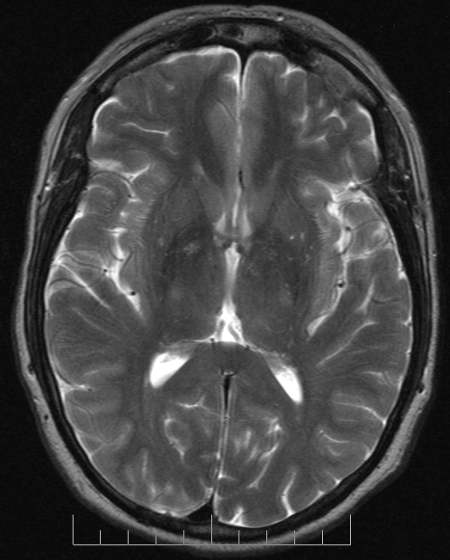
%> input picture code/XH201202/MRI_T2_Brain_axial_image.png, 900 x 1119 px (shown at 1/2 size)
$ octave mainScript2.m   (GNU Octave 9; MATLAB toolbox functions it lacks are replaced by stand-ins)
%> lines starting %> are read from the running program, lines starting %| are printed output that depends on the picture
### code/XH201202/createObject.m
function W = createObject(sampleName, WSz)
%> called with sampleName = 'Brain', WSz = [256 256]
%Create a sampleName object W
%Inputs:
% sampleName:   the name that specifies a sample, default 'Phantom", not case-sensitive
% WSz:          size of W, 2D array [Ny, Nx].
%Output:
% W:            object volume of size [Ny, Nx]
%
% 2018.08.17:   XH refactored from script to function
% 2018.08.20:   XH refactored to eliminate duplcated inputs WSz and WSz(1), moved x, y and omega out of this function
% 2018.11.28:   XH cleaned, and rename to createObject for a general


%%%=========== assign weight matrix for each element in each pixel
% Z: Atomic Numbers of Existing Elements in the object
switch lower(sampleName)
    case {'golosio', 'checkboard'}
        Z = 19;
    case {'phantom', 'brain'}
        Z = 19;
    case 'circle'
        Z = 14;
    otherwise
        error('Unknown Sample Specification: %s!', sampleName)
end


%---------------------------
NumElement = length(Z);
W = zeros(WSz(1), WSz(2), NumElement);
switch lower(sampleName)
    case {'phantom'}
        W = CreateElement_XH(WSz, NumElement);
    case 'brain'
        W0 = imread('MRI_T2_Brain_axial_image.png'); % original source converted to .png:  https://commons.wikimedia.org/wiki/File:MRI_T2_Brain_axial_image.jpg
%> W0 is the input picture: size 1119x900 uint8; min 0, max 255, mean 65.7
        W = resizeWithSameAspectRatio(W0, WSz);
    case 'golosio'
        CreateCircle; % XH: may need rewrite if it is used
    case 'circle'
        [X,Y]=meshgrid(1:WSz(2), 1:WSz(1)); % (1:XMax, 1:YMax)
        center=[WSz(2)/2, WSz(1)/2]; % (center_x, center_y)
        r=20;
        pix = (X-center(1)).^2+(Y-center(2)).^2 <= r^2;%& (X-center(1)).^2+(Y-center(2)).^2>=(r-5).^2; %% circle
        W(pix)=10;
    case 'checkboard'
        W = kron(invhilb(WSz(1)/10)<0, ones(10,10));
        W = repmat(W,[1 1 NumElement]);
    case lower('fakeRod')
        CreateRod;  % XH: may need rewrite if it is used
    otherwise
        error('Unknown Sample Specification: %s!', sampleName)
end

assert(all(size(W)==WSz), 'The output size of W do not match the user specified size by WSz!');

% Normalize pixel value to 0 and 1
W(W<0) = 0;
W = W/max(W(:));
%W = W*40;  %TODO: DEBUG % 2018.09.12_Wendy added *40 for a bug of the solver tnbc(), 2018.12.21_make the maximum intensity 1,
% temp fix the problem by scale the data inside the solver by *40.

end


function W = resizeWithSameAspectRatio(W0, WSz)
%> called with WSz = [256 256]
% resize that preserve the image aspect ratio
% 1. If the size of original image W0 is different from user specified size WSz, we resize W0 to WSz using bicubic interpolation
% 2. However, if the aspect ratio of WOrig is different from WSz, we pad W0 with repeated boundry to achieve the same ratio before resize

W0Sz = size(W0);
%> W0Sz = [1119 900]

% (1) Check aspect ration, if not much, pad W0
sz1 = round(WSz(1)/WSz(2) * W0Sz(2));
%> sz1 = 900
sz2 = round(WSz(2)/WSz(1) * W0Sz(1));
%> sz2 = 1119
if (W0Sz(1) ~= sz1) ||  (W0Sz(2) ~= sz2) % Compare in both direction to make sure, to avoid strange round effect
    % Aspect ratio different, we pad W0 to new size
    % We can't have both sz1>W0Sz(1) and sz2>W0Sz(2), and can't have both sz1<W0Sz(1) and sz2<W0Sz(2).
    % Hence W0NewSz will be either [W0Sz(1), sz2] or [sz1, W0Sz(2)]
    W0NewSz = max(W0Sz, [sz1, sz2]);  % same as W0NewSz = max([W0Sz(1), sz2], [sz1, W0Sz(2)]); % elementwise maximum
%> W0NewSz = [1119 1119]
    padSz = W0NewSz - W0Sz;  % only one of padSz(1) and padSz(2) is non-zero
%> padSz = [0 219]
    padSzPre = round(padSz/2);
%> padSzPre = [0 110]
    padSzPost = padSz - padSzPre;
%> padSzPost = [0 109]
    W0Pad = padarray(W0, padSzPre, 'replicate','pre');
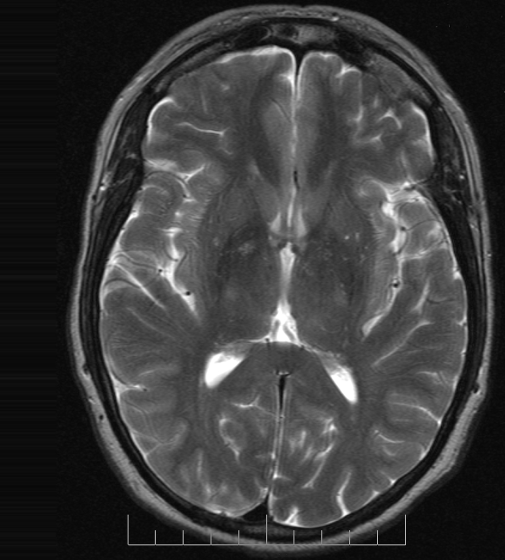
%> W0Pad: size 1119x1010 uint8 (shown at 1/2 size); min 0, max 255, mean 59.9
    W0Pad = padarray(W0Pad, padSzPost, 'replicate','post');
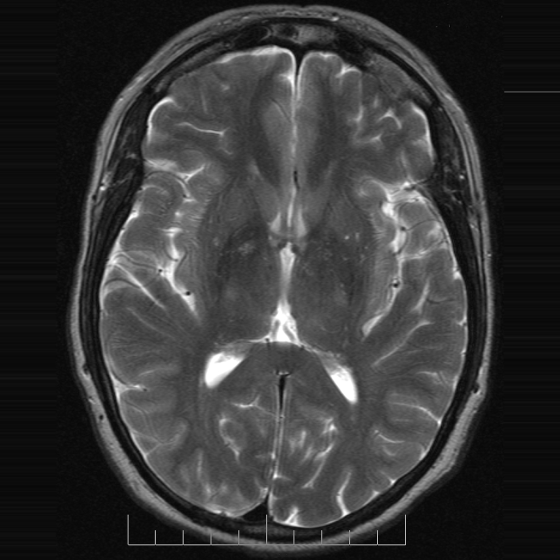
%> W0Pad: size 1119x1119 uint8 (shown at 1/2 size); min 0, max 255, mean 55.2
end

% (2) resize W0 to size of WSz
W = imresize(double(W0Pad), WSz, 'bicubic'); % convert to double for any
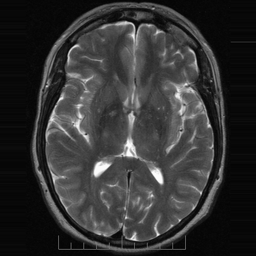
%> W: size 256x256 double; min 3.76, max 259.9, mean 55.2; drawn with min black and max white


end

### code/XH201202/XTM_Tensor_XH.m
function [L, DisR_Simulated] = XTM_Tensor_XH(WSz, NTheta, NTau, drift, W, n_delta, ind_cr)
% todo add W
%%%Simulate XRT of a given object with given detector and beam
% Inputs:
%   WSz:          The sample object size: 2*1 array defines [Ny, Nx]
%   NTheta, NTau: The numberical resolution of Sinogram. We may also use a single variable SSz = [NTheta, NTau] or [NTau, NTheta]%
%   drift:        Optional drift amount of each beam. drift can be following:
%                 (0) drift = [] or 0 or not set, Default to NO drifts.
%                 (1) 1*NTau or NTau*1 array.  Assume drift is the same for all the angles for the same beam
%                 (2) NTheta*1 array. Assume rotation error is the same for all the beams for the same angle
%                 (3) NTheta*NTau. Assume there is a drift for each angle and each scan beam position.
%   W:            The optional sample object Ny*Nx image. We don't need W to generate the forward model L, but need it to
%                 generate DisR_Simulated and show the plots
%   n_delta:      controls center of rotation errors, default is 0 where there is no error.
%   ind_cr:       controls center of rotation errors, default set to 1 where there is no error
% Output:
%   L:             the forward model from sample object to tomography
%   DisR_Simulated:
%
% 2018.09.04:   XH replaced nTau+1 --> NTau (strange and easily confused with the +1), NTheta ---> NTheta
% 2018.11.30:   XH moved generate object function out, As we may scan multiple times with different drift for the same object.
% 2018.12.07:   XH made the code much faster! Speed up of x3.4 times for middle scale problem and maybe more for larger problems.
%               For example, old code takes 25.4 seconds, new code takes 7.5 seconds for WSz = [100, 100]; NTheta = 90; NTau = 144;
%               Old code called almost NTheta*NTau times of:  L(sub2ind([NTheta,NTau],n,i), currentInd) = Lvec;% /sum(Lvec);
%               Each time, matlab may need to keep reallocate memory for L matrix because the number of nonzeros are changing.
%               New cold: just assemable sparse matrix once in the end:  L = sparse(i,j,s,m,n);
% 2020.01~03:   XH changed to code to handle both NTau*1 beam only drift (old) and NTheta*NTau drift (new)

% ind_cr = 2 means have cor drift, otherwise (=1), no cor drift
% n_delta,  controls center of rotation errors, only uses 2*numThetan for each beam have center of rotation erros
% ind_scan = 2 means have beam drift, otherwise (=1), no beam drift
%
if ~exist('drift', 'var') || isempty(drift) || (numel(drift)==1 && drift == 0)
    %drift = zeros(NTau, 1);
    drift = zeros(NTheta, NTau);
elseif all(size(drift) == [NTheta, 1])
    % only NTheta*1 rotation error, repmat to NTheta*NTau
    drift = repmat(drift, 1, NTau);
elseif any(size(drift)) == 1 && numel(drift) == NTau
    % only beam drift, repmat to NTheta*NTau.
    % drift size NTau*1 or 1*NTau, But if it is NTau*1, assume NTau ~= NTetha to avoid ambiguity of NTheta*1 rotation error
    drift = repmat(drift(:)', NTheta, 1);
else
    assert(all(size(drift)==[NTheta, NTau]), 'The given size of drift should be either [NTetha, NTau] or [NTau, 1] or [1, NTau]!');
end

if ~exist('W', 'var') || isempty(W)
    isWDefined = 0;
else
    isWDefined = 1;
    assert(all(size(W)==WSz), 'The given size and the actual size of sample object does not match!');
end

if ~exist('n_delta', 'var') || isempty(n_delta)
    n_delta = 0;
end
if(~exist('ind_cr','var'))
    ind_cr=1;
end

% user options to display scan results related to a given sample W
plotDisBeam =  0;  % display beam movement
plotRotation = 0;  % display and debug for COR drift?
if ~isWDefined
    % force no display when W is not given
    plotDisBeam = 0;
    plotRotation = 0;
end
if(plotDisBeam || plotRotation)
    figure(9999); clf;
end


more off;
% physical unit of object
Tol = 1e-2; % ??
omega = [-1,  1,  -WSz(1)/WSz(2),  WSz(1)/WSz(2)].*Tol; %omega = [-1     1    -1     1].*Tol; % XH: [xMin, xMax yMin yMax] in physical unit
dxdy = [(omega(2)-omega(1))/WSz(2) (omega(4)-omega(3))/WSz(1)]; % pixel size for [x,y] in physical unit? dx/dy
assert( abs(dxdy(1)/dxdy(2)-1) < eps, 'Currently we need to assume object has square pixel size dx = dy!');

% set delta_d0, delta0: the center of rotaion (COR) drift: error, default no error, so set delta_d0, delta0 to all zero
[delta_d0, delta0] = getCORDrift(n_delta, ind_cr, WSz, NTheta, dxdy);

% Setup the beam source and Detector
[Theta, SourceKnot0, DetKnot0] = Define_Detector_Beam_Gaussian_XH(omega, dxdy, delta_d0, NTheta, NTau);

%%==============================================================
NonEmptyBeam=[];

xbox=[omega(1) omega(1) omega(2) omega(2) omega(1)];  % XH: [xMin xMin xMax xMax xMin], xbox & ybox defined clockwise trasveral order from bottom-left corner
ybox=[omega(3) omega(4) omega(4) omega(3) omega(3)];  % XH: [yMin yMax yMax yMin yMin]

% Discretize the whole image space and get the boundary coordinates of WSz(2)*WSz(1) pixels
x = linspace(omega(1), omega(2), WSz(2)+1);  % linspace(xMin, xMax, Nx+1)
y = linspace(omega(3), omega(4), WSz(1)+1);

ii = []; jj = []; vv = [];  % XH: L = sparse(ii,jj,vv, NTheta*NTau, prod(WSz)) generates a sparse matrix L of size NTheta*NTau by prod(WSz) from the triplets ii, jj, and vv such that L(ii(k),jj(k)) = vv(k).

SourceKnot0_drifted = SourceKnot0;
DetKnot0_drifted = DetKnot0;
% XH: found a bug for 90 degree
for n=1:NTheta
    SourceKnot0_drifted(:,2) = SourceKnot0(:,2) + drift(n, :)'*dxdy(1);
    DetKnot0_drifted(:,2) = DetKnot0(:,2) + drift(n, :)'*dxdy(1);

    if (n==30 || n==31)
        1; % XH: found a bug for 90 degree when NTheta=60, n=31
    end
    theta = Theta(n); % current angle in radians
    thetaD = theta*180/pi; % current angle in degrees
    disp_N = 10;
    if(mod(n, disp_N)==0)
        if n == disp_N % first
            fprintf(1,'------Total angular samples/degree %d/180%c, current sample#/degree', NTheta, char(176));
        end
        fprintf(1,', %d/%d%c', n, thetaD, char(176));
        if n + disp_N > NTheta  % last
            fprintf(1, '\n');
        end
    end
    % rotate clockwise by theta (i.e. counter-clockwise by -theta), plus error delta0 (drift of center of rotation) which is 0 for XH
    TransMatrix = full([cos(theta), sin(theta), delta0(n,1)-cos(theta)*delta0(n,1)-sin(theta)*delta0(n,2); ...
                        -sin(theta), cos(theta), delta0(n,2)+sin(theta)*delta0(n,1)-cos(theta)*delta0(n,2);...
                        0 0 1]);
    DetKnot = TransMatrix*[DetKnot0_drifted'; ones(1,size(DetKnot0_drifted,1))];
    DetKnot = DetKnot(1:2,:)';
    SourceKnot = TransMatrix*[SourceKnot0_drifted'; ones(1,size(DetKnot0_drifted,1))];
    SourceKnot = SourceKnot(1:2,:)';
    %% =========================================
    if(plotDisBeam)
        hold on;
        imagesc([omega(1),omega(2)]+[0.5, -0.5]*dxdy(1), [omega(3),omega(4)]+[0.5, -0.5]*dxdy(2), W);
        title(sprintf('%.1f%c', thetaD, char(176)));%title(sprintf([num2str(int16(thetaD)),'%c'], char(176)));
        plot(SourceKnot(:,1),SourceKnot(:,2),'r.-',DetKnot(:,1),DetKnot(:,2),'k.-');
        axis equal;
        axis([-1, 1, -1, 1]/2 * sqrt(2)*(max(SourceKnot0_drifted(:,2))-min(SourceKnot0_drifted(:,2))));
        %pause;
        drawnow;
    end
    if(plotRotation)
        output(:,:,:,n) = rotateAround(padarray(W,[ceil(WSz(1)/2),ceil(WSz(1)/2)]),delta0(n,1)/dxdy(1)+WSz(1),delta0(n,2)/dxdy(1)+WSz(1), thetaD);
        % subplot(5,ceil(NTheta/5),n)
        imagesc(sum(output(:,:,:,n),3)); axis xy image; hold on; plot(delta0(n,1)/dxdy(1)+WSz(1),delta0(n,2)/dxdy(1)+WSz(1),'r*');
        hold on;
        set(gca,'xtick',[],'ytick',[]);
        drawnow;
    end
    for i=1:NTau
        %============================= Plot Grid and Current Light Beam =================
        [index, Lvec, linearInd] = IntersectionSet_XH(SourceKnot(i,:), DetKnot(i,:), xbox, ybox, theta, ...
            x, y, omega, WSz, dxdy, Tol);
        %%%%%%%%================================================================
        if(~isempty(index) && norm(Lvec)>0)
            NonEmptyBeam = [NonEmptyBeam, sub2ind([NTheta,NTau],n,i)];
            currentInd = sub2ind(WSz,index(:,2),index(:,1));
            %L(sub2ind([NTheta,NTau],n,i), currentInd) = Lvec;% /sum(Lvec); % Old code! bad
            %XH: todo: fix the array size ii in the beginning. It should be less than NTheta*NTau*WSz? but this speedup is minor
            %as ii, jj, vv are just 1D array and matlab or any modern complier may just use dynamic array allocation technology
            ii = [ii; repmat(sub2ind([NTheta,NTau],n,i), [numel(Lvec), 1])];
            jj = [jj; currentInd];
            vv = [vv; Lvec];
        end
    end

end

L = sparse(ii,jj,vv, NTheta*NTau, prod(WSz)); % generates a sparse matrix L of size NTheta*NTau by prod(WSz) from the triplets ii, jj, and vv such that L(ii(k),jj(k)) = vv(k).

if (nargout == 2)  && isWDefined
    DisR_Simulated = exp(-reshape(L*W(:), NTheta, []));
end

end


function [delta_d0, delta0] = getCORDrift(n_delta, ind_cr, WSz, NTheta, dxdy)
% set delta_d0, delta0: the center of rotaion (COR) drift: error, default no error, so set delta_d0, delta0 to all zero
driftfactor=4; % ??
cor = dxdy(1)*driftfactor/2*(WSz(1)/4-WSz(1)/3);  % XH: about -pixlSz*16.67
cr =[0 0; -cor -cor; -cor cor; cor cor; cor -cor;cor 0;0 cor;-cor 0;0 -cor];  % ??
cr = cr([1 4 6],:);  % XH: ?? why three cor shifts, probably not related to shift drift?

Delta_D = [0,1*cor];
delta_d0 = Delta_D(1);

if(n_delta == 2*NTheta)
    rng('default');
    pert = (-1+2*rand(NTheta,2))*dxdy(1)*2;
    pert = cumsum(pert,1)*2;
elseif(n_delta==4)
    pert1 = 0.5*dxdy(1)*10; pert2=2*dxdy(1)*10;
    pert = [pert1*ones(floor(NTheta/2),2);pert2*ones(NTheta-floor(NTheta/2),2)];
else % n_delta == 0
    pert = zeros(NTheta,2)*dxdy(1)*1;
end
if(ind_cr==2)
    delta0 = repmat(cr(ind_cr,:),NTheta,1)+pert*1;
    delta0(delta0==inf) = 0;
else
    delta0 = sparse(NTheta,2);
end
end

### code/Define_Detector_Beam_Gaussian_XH.m
function [Theta, SourceKnot0, DetKnot0] = Define_Detector_Beam_Gaussian_XH(omega, dxdy, delta_d0, NTheta, NTau)
%Define detector and source beam
% omega = [-2     2    -2     2].*Tol; % XH: [xMin, xMax yMin yMax] in physical unit
% Output:
%   SourceKnot0:  source knot points, NTau*2 array, each row is one knot point's x,y coordinates
%   DetKnot0:     detectorlet knot points, NTau*2 array, each row is one knot point's x,y coordinates
%   Theta:        NTheta*1 scan angels in radians evenly distributed from 0 to pi-pi/NTheta. Note theta=0 and theta=pi are the same scan line
%
% 2018.08.17:   XH refactored from script to function
% 2018.08.20:   XH refactored to eliminate duplcated inputs WSz and WSz(1)
% 2018.09.04:   XH replaced nTau+1 --> NTau (strange and easily confused with the +1), NTheta ---> NTheta
% 2018.11.30:   XH removed sythetic parameter, as it is not needed!


dTau = dxdy(1); % width of each discrete beam, or the gap between center of beamline. We assume the beamline gap is similar to object pixel size. Currently assume dx=dy, object pixel is square.
halfDist = dTau*(NTau-1)/2; % half distance from source knot to destination knot
objDiag = sqrt(sum((omega([2,4])-omega([1,3])).^2)); % diagonal of the square object
assert(halfDist*2 >=  objDiag, 'Beamline should travel enough distance to cover the whole object, i.e., cover its diagonal.');

knot = dTau*(-(NTau-1)/2 : (NTau-1)/2)' + delta_d0; % NTau*1 column vector, plus the offset from delta_d0 amount drift of center of rotation (assume 0 currently)

SourceKnot0 = [repmat(+halfDist, NTau,1), knot];  % NTau*2 matrix, each row is the [x, y] coordinates
DetKnot0    = [repmat(-halfDist, NTau,1), knot];  % NTau*2 matrix, each row is the [x, y] coordinates


%%%=========== Assign Projection Angles;
Theta = linspace(0, 180, NTheta+1) * pi/180; Theta = Theta(1:NTheta);
% Theta = linspace(1, 180, NTheta) * pi/180;  % XH: original code by Wendy, bad, as need 360 -> 180 to avoid duplicate, and start with 0 is more natural
% Theta = (0:(NTheta-1)) * pi/NTheta; % same as linspace(0, 180-180/NTheta, NTheta);

### code/XH201202/mainScript2.m
%% Chang's documentation for Wendy

% change driftType: line 55
% change maxDrift for type 1: line 59
% change noise level: line 104
% change initial lambda: line 168

%% 2018.08.17_change script to function and remove global variables. Due to a few reasons
% need to take care of the forward model matrix L with function of driftAll in scan anyway.
% not easy to debug or change parameters: e.g. change N in do_setup_XH script will raise error, may need to change multiple files
% 2nd run of programs after change parameters may have error (due to global variable).  clear all won't help and need to restart matlab.
% 2018.11.30 added new test examples
% 2018.12.03 correct a very annoying bug effect about sparse matrix.
%     Matlab doesn't support 3D sparse matrix, use LAll(:,:,1) = L will make LAll a full matrix (without any message),
%     even though L is a sparse matrix! Use LAll
% Change to Separable: L*A - S ---> log(L*A./S), may need to add small positive number to avoid divide by 0
% Test big noise, large drift. whenver drift is visible.
% Ratio: drift vs total size.

%% I: Generate Model:
% (0) in batchmode, such as generate multiple running for different maxDrift, sampleName, and noise for a paper
if ~exist('batchMode', 'var') || isempty(batchMode); batchMode = false; end

% various pixel drift, various sample noise (maybe varies angle number)
% Angle: 20, 40, 90, 180.
% (1) Generate Object
% sampleName: the type and name to specify a sample object, not case-sensitive
% Ny*Nx:    Sample object size
% WGT:      Sample object ground truth

if ~batchMode
    sampleName = 'Brain'; % choose from {'Phantom', 'Brain', ''Golosio', 'circle', 'checkboard', 'fakeRod'}; not case-sensitive
end
Nx = 256; Ny = Nx; WSz = [Ny, Nx]; %  XH: Ny = 100 -> 10 or 50 for debug.  currently assume object shape is square not general rectangle
WGT = createObject(sampleName, WSz); WGT = WGT/max(WGT(:)); assert(all(WGT(:)>=0), 'Groundtruth object should be nonnegative');% Object without noise. always assume WGT0 is normailzed with maximum 1.
%> the run ends on the next line

% (2) Scan Object: Create Forward Model and Sinograms
% NTheta*NTau:  Sinogram Size
% NScan:        Number of Scans, for example, NScan = 2, the first scan no drift, the 2nd scan has drift
% driftGTAll:  Drift amount for all scans of NScan*1 cell, driftGTAll{n} for nth scan
% LAll:         Forward Model for all scans of NScan*1 cell, LAll{n} for the nth scan
% SAll:         Sinogram for all scans of NTheta*NTau*NScan, SAll(:,:,n) for the nth scan

if ~batchMode
    maxDrift = 1; % maximum drift error; choose from [0.5, 1, 2, 4, 8] or [0.5, 1, 2, 3, 5] etc.
    maxMaxDriftAll = maxDrift; % in batch mode we consider different maxDrift from maxDriftAll set, where the maximum is maxMaxDriftAll
end
NTheta = 90;  % 30/45/60/90 sample angle #. Use odd NOT even, for display purpose of sinagram of Phantom. As even NTheta will include theta of 90 degree where sinagram will be very bright as Phantom sample has verical bright line on left and right boundary.
NTau = ceil(sqrt(sum(WSz.^2))) + ceil(maxMaxDriftAll)*2; NTau = NTau + rem(NTau-Ny,2); % number of discrete beam, enough to cover object diagonal, plus tolarence with maxDrift, also use + rem(NTau-Ny,2) to make NTau the same odd/even as Ny just for perfection, so that for theta=0, we have sum(WGT, 2)' and  S(1, (1:Ny)+(NTau-Ny)/2) are the same with a scale factor
SSz = [NTheta, NTau];
driftGTAll = {0, []}; % Two Scans: 1st one no drift error.

%% Generate drift error in pixel units for 2nd Scan
rng('default'); % same random number for repeatable test
driftType = 1;
if driftType == 1
    % (1) Type I Drift (systematic beam drift). Assume same drift for all the angles for the same beam. NTau*1 or 1*NTau unknowns
    %TODO: change from NTau*1 to 1*NTau, so that could match Ntheta*NTau dimension in correct order
    maxDrift = 1;
    driftGT = (2*rand(NTau, 1)- 1) * maxDrift;
    driftGT(1:ceil(maxMaxDriftAll)) = 0;  driftGT(end-ceil(maxMaxDriftAll)+1:end) = 0; % remember NTau = diagonal + ceil(maxMaxDrift)*2 with zero padding of ceil(maxDrift)
elseif driftType == 2
    % (2) Type II Drift (systematic angle drift). Assume same drift for all the beams for the same angle. NTheta*1 unkowns
    maxDrift = 1;
    driftGT = (2*rand(NTheta, 1)- 1) * maxDrift;
    driftGT(1:ceil(maxMaxDriftAll)) = 0;  driftGT(end-ceil(maxMaxDriftAll)+1:end) = 0; % remember NTau = diagonal + ceil(maxMaxDrift)*2 with zero padding of ceil(maxDrift)
elseif driftType == 3
    % (3) Type III Drift (random rotation error + beam drift) Assume drift for each angle and each scan beam position. NTheta*NTau unkowns
    maxDrift = 1;

    % (3.1) random Gaussian, truncated to [-maxDrift, maxDrift]
    std_ = maxDrift/2; % maxDrift/2 or maxDrift/3 . 95% within 2*std_, so 95% are within [-0.5, 0.5] or [-1, 1] for std_ = 0.25 or 0.5
    driftGT = std_ *randn(NTheta, NTau);
    driftGT(driftGT >= maxDrift) = maxDrift - eps; driftGT(driftGT <= -maxDrift ) = -maxDrift + eps; % threshold large

    % (3.2) random Uniform
    driftGT = (2*rand(NTheta, NTau)- 1) * maxDrift;

    % (3.3) structured, also has L1-sparsity prior, we first try use a real image as drift
    driftGT = imresize(imread('cameraman512.bmp'), [NTheta, NTau]);  % driftGT = imresize(WGT', [NTheta, NTau]);
    driftGT = (normalize01(driftGT)*2 - 1)*maxDrift;
    %driftGT(driftGT >= 1) = 1 - eps; driftGT(driftGT <= -1 ) = -1 + eps; % threshold large, old code which is wrong when maxDrift not 1
    figure, imagesc(driftGT); axis image; colorbar; title('2D drift')
elseif driftType == 4
    % (4) Type I + Type II. NTheta + NTau
    maxDrift = 1;
    driftGT1 = (2*rand(1, NTau)- 1) * maxDrift;
    driftGT1(1:ceil(maxMaxDriftAll)) = 0;  driftGT1(end-ceil(maxMaxDriftAll)+1:end) = 0; % remember NTau = diagonal + ceil(maxMaxDrift)*2 with zero padding of ceil(maxDrift)

    maxDrift = 0;
    driftGT2 = (2*rand(NTheta, 1)- 1) * maxDrift;
    driftGT2(1:ceil(maxMaxDriftAll)) = 0;  driftGT2(end-ceil(maxMaxDriftAll)+1:end) = 0; % remember NTau = diagonal + ceil(maxMaxDrift)*2 with zero padding of ceil(maxDrift)

    driftGT = bsxfun(@plus, driftGT1, driftGT2);
end

driftGTAll{2} = driftGT;
%%TODO: combine types (1) + (2) + (3)
%% Generate LAll, SAll
NScan = numel(driftGTAll);
LAll = cell(2,1);
SAll = zeros(NTheta, NTau, NScan);
if ~batchMode
    gaussianSTD = 0.01; % 0.01; % [0, 0.01, 0.05]
end
for idxScan = 1: NScan
        L = XTM_Tensor_XH(WSz, NTheta, NTau, driftGTAll{idxScan}, WGT);
